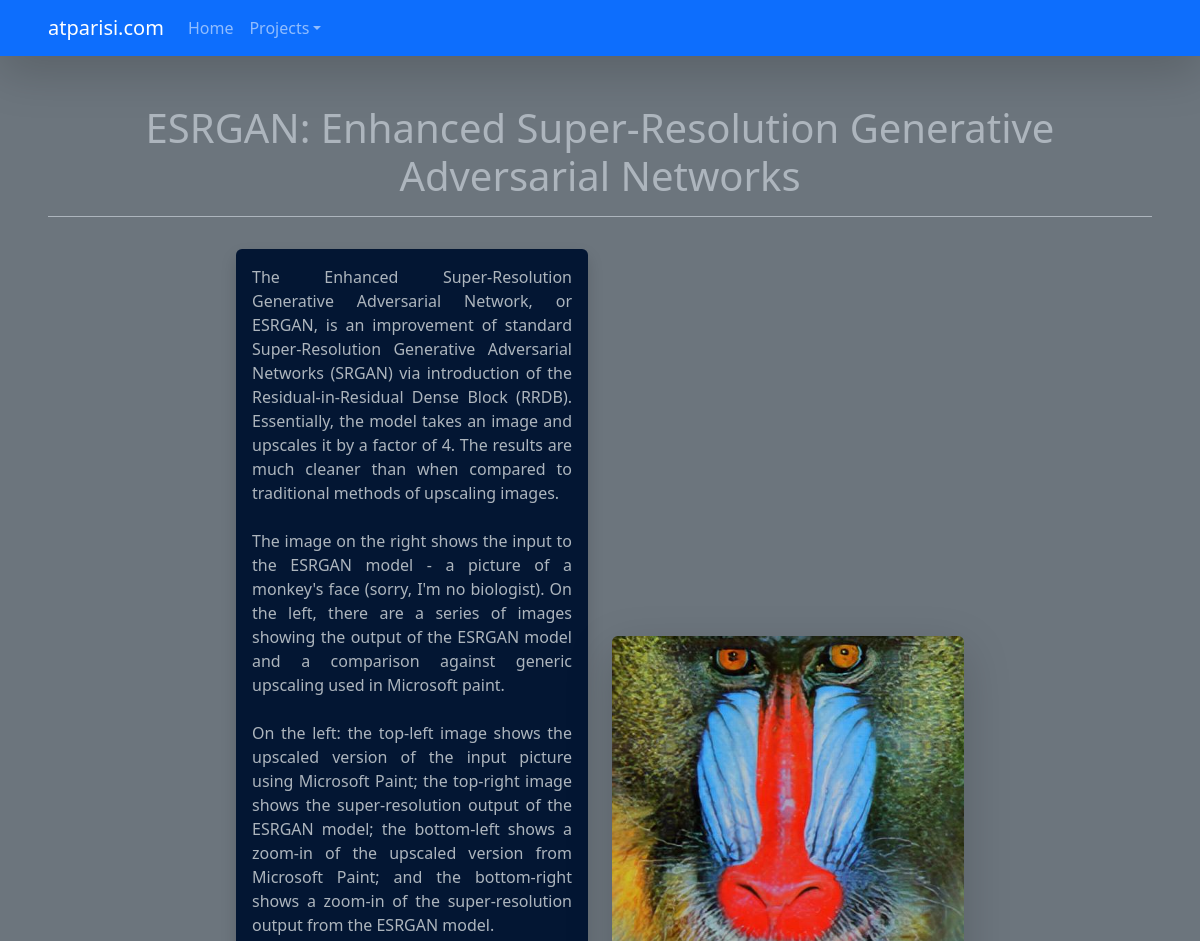
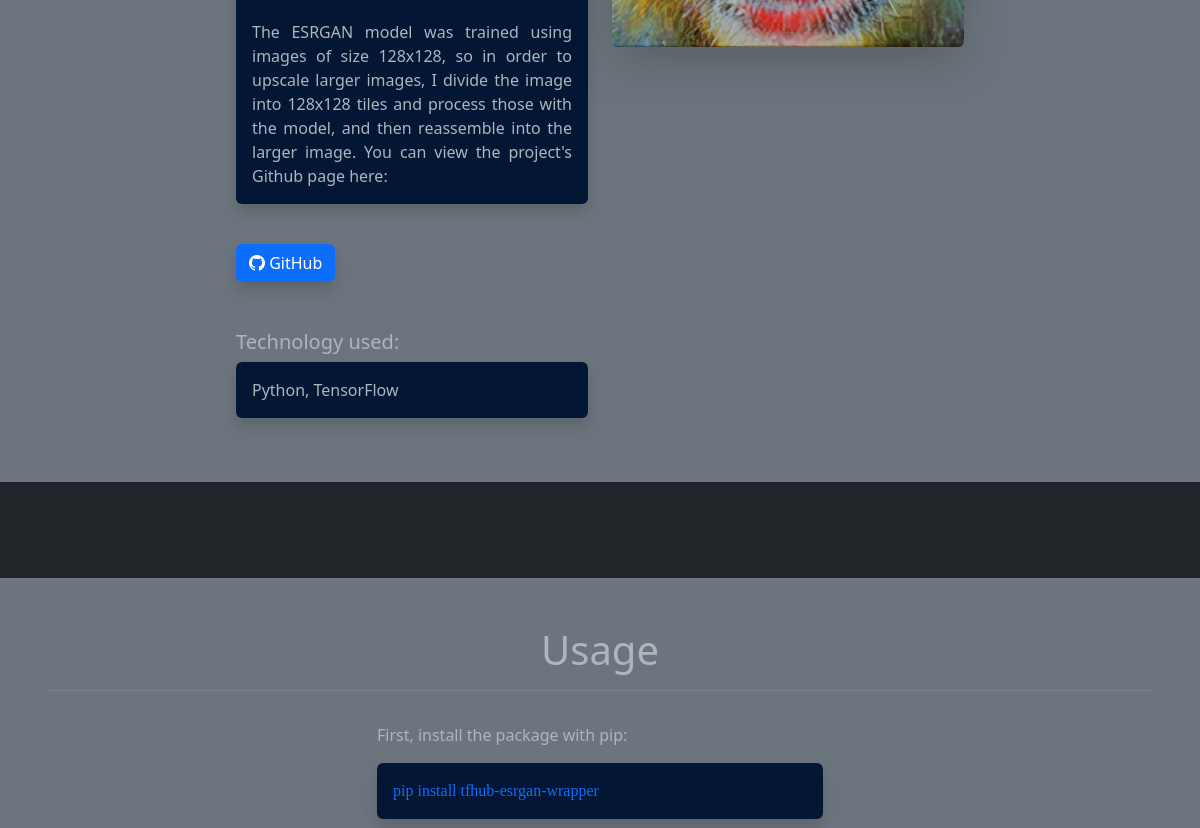
/projects/1/ (upper part), run on an earlier commit of the app's database (2 pictures, top to bottom).
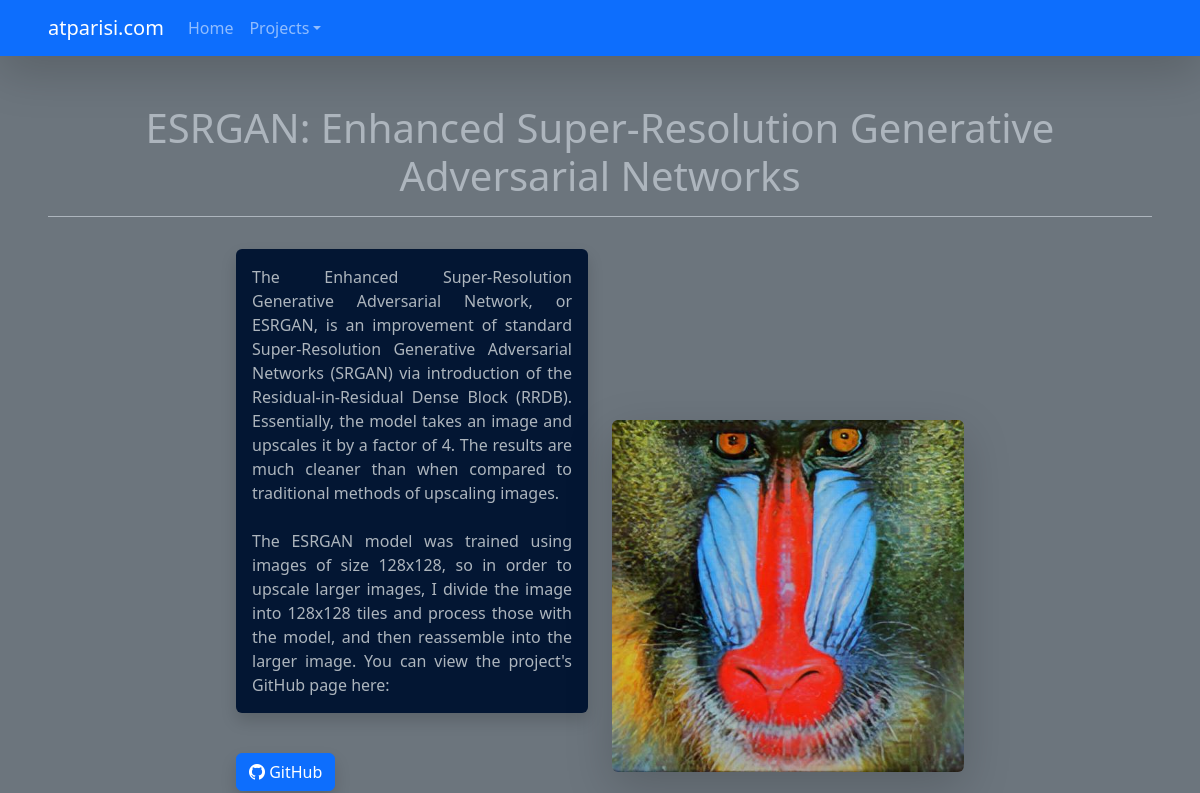
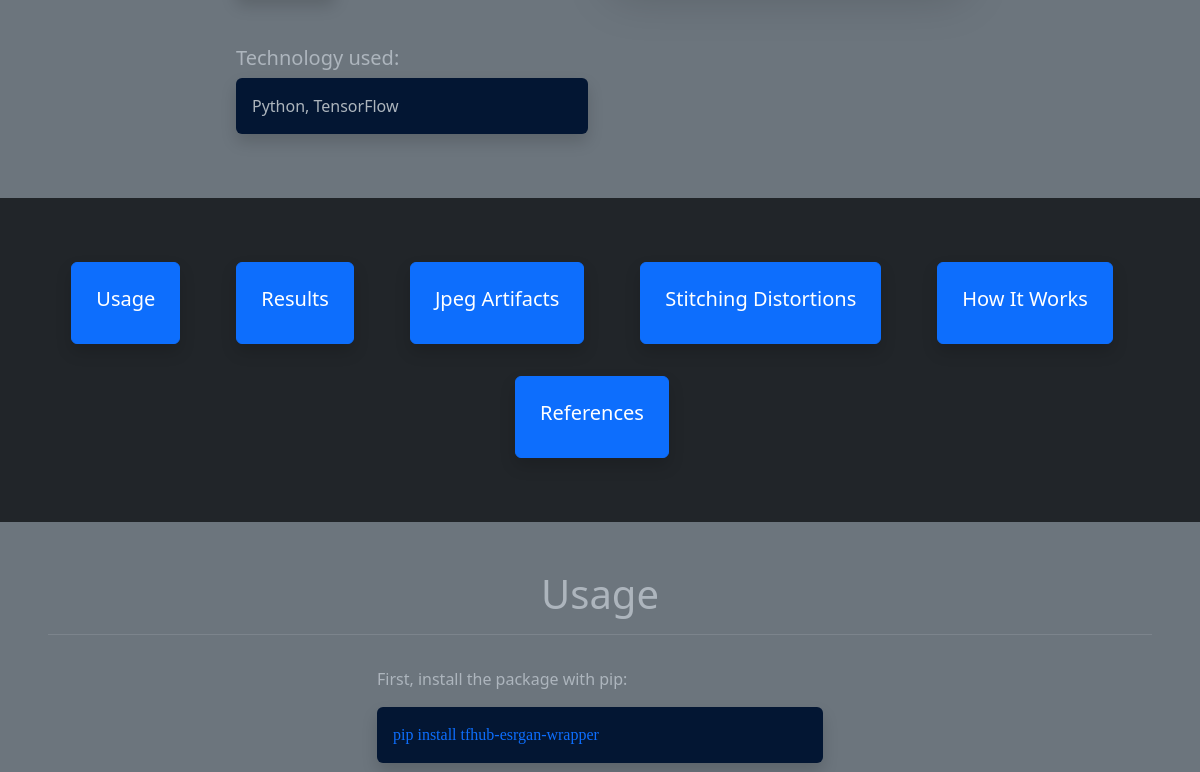
And on a later commit of the database (2 pictures, top to bottom).
### projects/models.py (models this page shows, shortened)
class Project(models.Model):
    title = models.TextField()
    description = models.TextField()
    details = models.TextField()
    technology = models.TextField()
    link = models.URLField()
    image = models.FilePathField(path="/img")
    tags = models.TextField()
    project_content = models.CharField(max_length=100)

### projects/views.py (the view)
# urls.py: path("<int:pk>/", views.project_detail, name="project_detail"),
def project_detail(request, pk):
    projects = Project.objects.all()
    project = Project.objects.get(pk=pk)
    tags = [f"#{x}" for x in project.tags.split(', ')]
    if tags == ['#']:
        tags = ""
    tag_labels = []
    for tag in tags:
        tag = string.capwords(tag[1::].replace('-', ' '))
        tag_labels.append(tag)
    tag_delays = []
    for i in range(len(tag_labels)):
        tag_delays.append(f"animation-delay:{(i / 6)}s;")
    tag_ids = [f"{x}_btn" for x in project.tags.split(', ')]
    tags = zip(tags, tag_labels, tag_delays, tag_ids)
    context = {
        'projects': projects,
        'project': project,
        'tags': tags,
    }
    return render(request, project.project_content, context)

### projects/templates/esrgan.html (shortened to what this page needs)
{% extends "project_detail.html" %}
{% load static %}
{% block project_content %}
<div id="usage" class="container-fluid bg-secondary p-5 getZooped">
    <h1 class="text-center">Usage</h1>
    <hr class="p-2">
    <div class="row align-items-center justify-content-md-center gap-5">
        <div class="col-lg-5">
            <p>First, install the package with pip:</p>
            <div class="container-fluid text-primary bg-primary-subtle p-3 rounded shadow" style="font-family:'Consolas'">
                pip install tfhub-esrgan-wrapper
            </div>
            <br>
            <br>
            <br>
            <br>
        </div>
    </div>
</div>
{% endblock %}

### projects/templates/project_detail.html
{% extends "base.html" %}
{% load static %}
{% block page_content %}
    <div class="container-fluid bg-secondary p-5">
        <h1 class="text-center animate__animated animate__fadeInDown">{{ project.description }}</h1>
        <hr class="p-2 animate__animated animate__fadeInDown">
        <div class="row align-items-center justify-content-md-center">
            <div class="col-md-4 animate__animated animate__fadeIn">
                <p align="justify" class="shadow rounded p-3 bg-primary-subtle">{{ project.details|linebreaksbr }}</p>
                <br>
                <a id="{{ project.id }}_gh_btn" class="btn btn-primary me-3 shadow hoverZoom" onclick="click_animation(this)" href="{{ project.link }}" role="button"><i class="bi bi-github"></i> GitHub</a>
                <br><br><br>
                <h5>Technology used:</h5>
                <p class="shadow rounded p-3 bg-primary-subtle">{{ project.technology }}</p>
            </div>
            <div class="col-md-4 text-center">
                <img class="img-fluid hoverZoom animate__animated animate__fadeIn shadow-lg rounded" src="{% static project.image %}">
            </div>
        </div>
    </div>
    <div class="container-fluid text-center bg-dark py-5">
        {% if tags %}
        <div class="row justify-content-md-center column-gap-3">
            {% for tag, tag_label, tag_delay, tag_id in tags %}
            <div class="col-md-auto text-primary py-3 ">
                <a id="{{ tag_id }}" class="btn btn-primary me-3 shadow p-4 animate__animated animate__fadeIn shadow hoverZoom" style="{{ tag_delay }}" href="{{ tag }}" role="button">
                    <h5>{{ tag_label }}</h5>
                </a>
            </div>
            {% endfor %}
        </div>
        {% endif %}
    </div>
    {% block project_content %}{% endblock %}
{% endblock %}

What changed in the data, as far as the page shows it:
changed Project "ESRGAN: Enhanced Super-Resolution Generative Adversarial Networks": details "…of upscaling images. The image on the right shows the input to the ESRGAN model - a picture of a monkey's face (sorry, I'm no biologist). On the left, there are a series of images showing the output of the ESRGAN model and a comparison against generic upscaling used in Microsoft paint. On the left: the top-left image shows the upscaled version of the input picture using Microsoft Paint; the top-right image shows the super-resolution output of the ESRGAN model; the bottom-left shows a zoom-in of the upscaled version from Microsoft Paint; and the bottom-right shows a zoom-in of the super-resolution output from the ESRGAN model. The ESRGAN model was trained using images of size 128x128, so in…" → "…of upscaling images. The ESRGAN model was trained using images of size 128x128, so in order to upscale larger images, I divide the image into 128x128 tiles and process those with the model, and then reassemble into the larger image. You can view the project's GitHub page here:"
Also different on the page:
new list line: "Usage"
new list line: "Results"
new list line: "Jpeg Artifacts"
new list line: "Stitching Distortions"
new list line: "How It Works"
new list line: "References"
